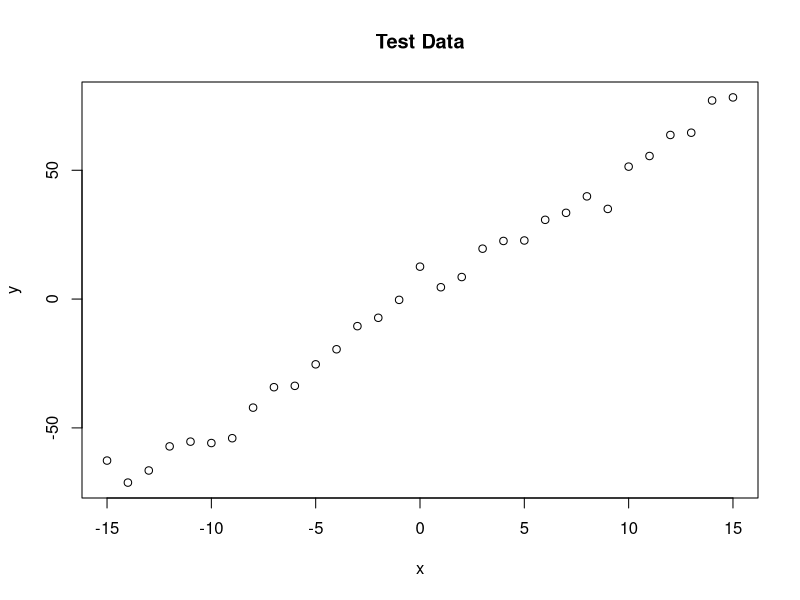
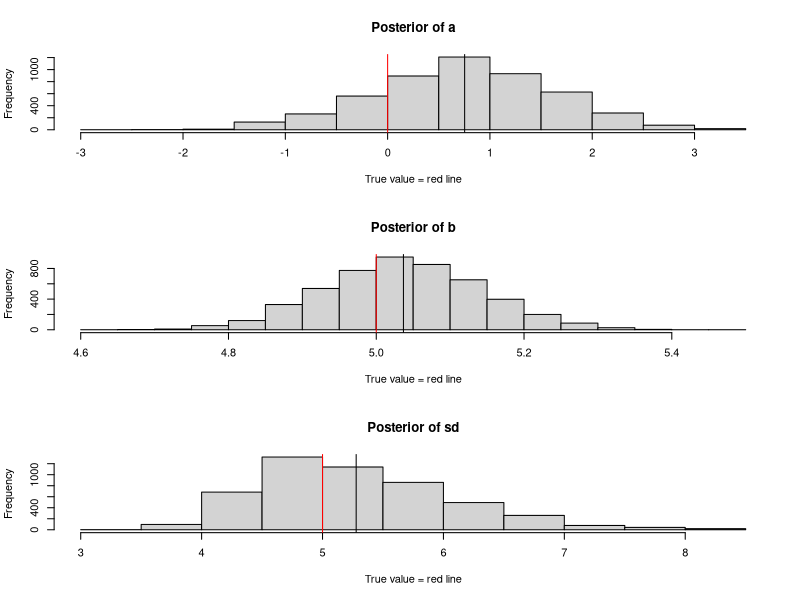

Source code (R) for these figures, in order:
# My take on MCMC
  
# https://theoreticalecology.wordpress.com/2010/09/17/metropolis-hastings-mcmc-in-r/
# https://jeremykun.com/2015/04/06/markov-chain-monte-carlo-without-all-the-bullshit/
  
# Create data
  
a <- 0 # intercept
b <- 5 # slope
d <- 5 # standard deviation
n <- 31 # sample number

# independent x-values 
x <- (-(n-1)/2):((n-1)/2)
# dependent values according to a + b*x + N(0,sd)
y <-  a + b * x + rnorm(n = n, mean = 0, sd = d)

plot(x, y, main = "Test Data")

# Likelihood function
# Model: y = a + b*x + N(0, d) 

likelihood <- function(param) {
  p1 = param[1]
  p2 = param[2]
  p3 = param[3]
  
  prediction = p1 + p2*x
  singlelikelihoods = dnorm(y, mean = prediction, sd = p3, log = T)
  sumll = sum(singlelikelihoods)
  return(sumll)
}

## Prior

prior <- function(param){
  p1 = param[1]
  p2 = param[2]
  p3 = param[3]
  p1_prior = dnorm(p1, mean = 0, sd = 5, log = T)
  p2_prior = dunif(p2, min = 0, max = 10, log = T)
  p3_prior = dunif(p3, min = 0, max = 10, log = T)
  return(p1_prior + p2_prior + p3_prior)
}

## Posterior 

posterior <- function(param){
  return (likelihood(param) + prior(param))
}

# Metropolis algorithm
# 1. Starting at a random parameter value
# 2. Choosing a new parameter value close to the old value based on some probability density that is called the proposal function
# 3. Jumping to this new point with a probability p(new)/p(old), where p is the target function, and p>1 means jumping as well

run_metropolis_MCMC <- function(startvalue, iterations){
  chain = array(dim = c(iterations+1, 3))
  chain[1,] = startvalue
  for (i in 1:iterations){
    proposal = rnorm(3, mean = chain[i,], sd = c(0.5,0.1,0.3))
    probab = exp(posterior(proposal) - posterior(chain[i,]))
    
    if (runif(1) < probab) {
      chain[i+1,] = proposal
    } else {
      chain[i+1,] = chain[i,]
    }
  }
  return(chain)
}

startvalue = c(0, 5, 10)
chain = run_metropolis_MCMC(startvalue, 1e4)

burnIn = 5e3
acceptance = 1-mean(duplicated(chain[-(1:burnIn),]))

# Plotting

par(mfrow = c(3,1))
hist(chain[-(1:burnIn), 1], main="Posterior of a", xlab="True value = red line" )
abline(v = mean(chain[-(1:burnIn), 1]))
abline(v = a, col="red" )
hist(chain[-(1:burnIn), 2], main="Posterior of b", xlab="True value = red line")
abline(v = mean(chain[-(1:burnIn), 2]))
abline(v = b, col="red" )
hist(chain[-(1:burnIn), 3], main="Posterior of sd", xlab="True value = red line")
abline(v = mean(chain[-(1:burnIn), 3]) )
abline(v = d, col="red" )

# for comparison:
summary(lm(y ~ x))
